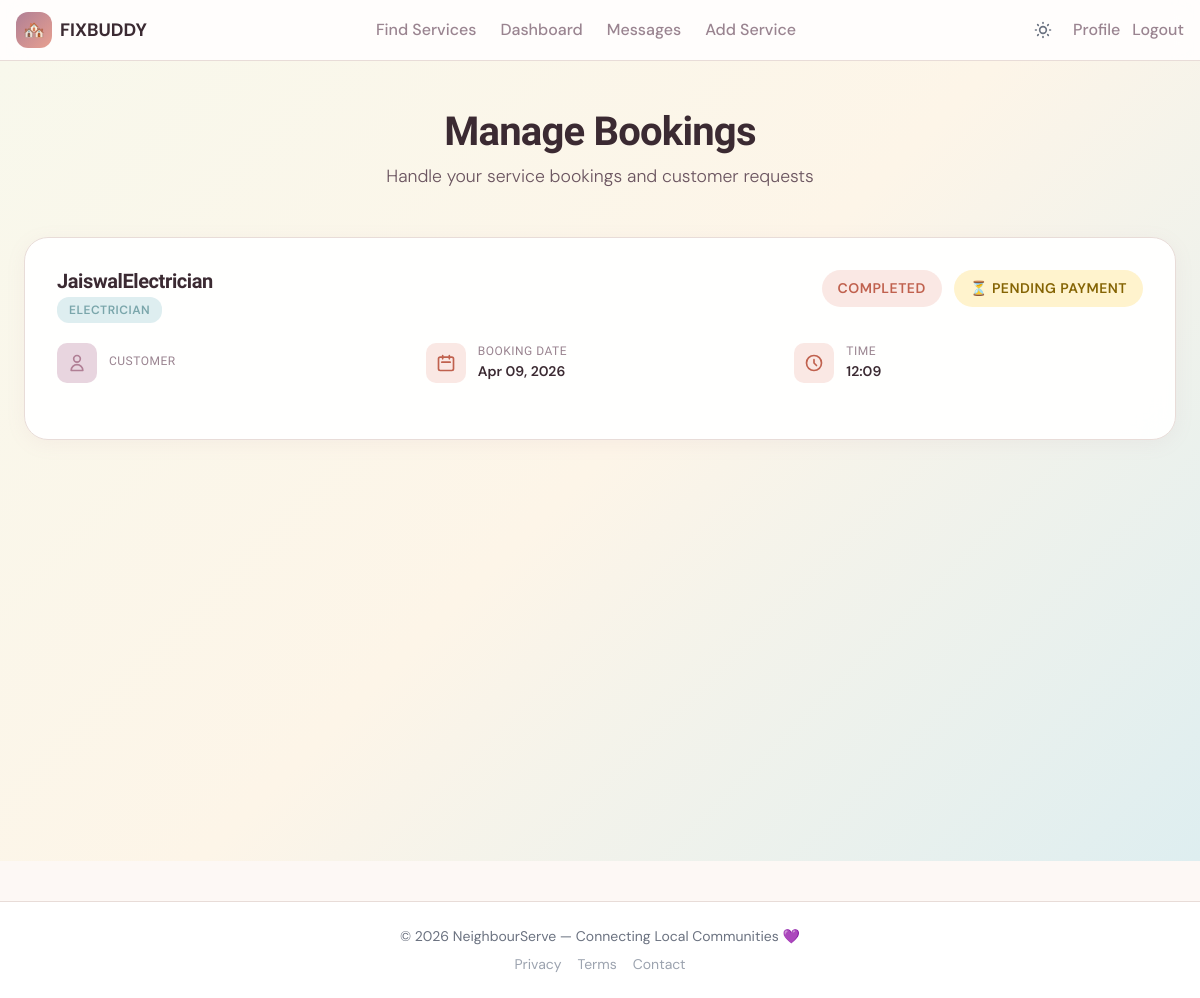
The page /bookings/manage/ (signed in) on the database its author committed.
### marketplace/models.py (models this page shows, shortened)
class Booking(models.Model):
    customer = models.ForeignKey(User, on_delete=models.CASCADE, related_name='bookings_made')
    service = models.ForeignKey(Service, on_delete=models.CASCADE, related_name='bookings')
    status = models.CharField(max_length=10, choices=STATUS_CHOICES, default='pending')
    booking_date = models.DateTimeField()
    notes = models.TextField(blank=True, help_text="Additional notes from customer")
    is_paid = models.BooleanField(default=False, help_text="Whether payment is completed")
    created_at = models.DateTimeField(auto_now_add=True)
    updated_at = models.DateTimeField(auto_now=True)

class Service(models.Model):
    provider = models.ForeignKey(User, on_delete=models.CASCADE, related_name='services')
    title = models.CharField(max_length=200)
    description = models.TextField()
    category = models.CharField(max_length=20, choices=CATEGORY_CHOICES)
    price = models.DecimalField(max_digits=10, decimal_places=2, validators=[MinValueValidator(0)])
    location = models.CharField(max_length=255, help_text="Service area or city")
    experience_years = models.PositiveIntegerField(default=0, help_text="Years of experience")
    image = models.ImageField(upload_to='services/', null=True, blank=True, help_text="Upload a service image")
    is_active = models.BooleanField(default=True)
    created_at = models.DateTimeField(auto_now_add=True)

### marketplace/views.py (the view, shortened to what this page needs)
# urls.py: path('bookings/manage/', views.manage_bookings, name='manage_bookings'),
@login_required
def manage_bookings(request):
    user_profile = get_object_or_404(UserProfile, user=request.user)
    if user_profile.role != 'provider':
        messages.error(request, 'Only service providers can manage bookings.')
        return redirect('dashboard')
    bookings = Booking.objects.filter(service__provider=request.user).order_by('-created_at')
    return render(request, 'marketplace/manage_bookings.html', {'bookings': bookings})

### marketplace/templates/marketplace/manage_bookings.html (shortened to what this page needs)
{% extends 'marketplace/base.html' %}
{% block content %}
<script src="https://cdn.tailwindcss.com"></script>
<section class="bookings-container">
  <div class="bookings-content">
    <div class="bookings-header">
      <h1 class="bookings-title">Manage Bookings</h1>
      <p class="bookings-subtitle">Handle your service bookings and customer requests</p>
    </div>
    {% if bookings %}
      {% for booking in bookings %}
        <div class="booking-card">
          <div class="booking-header">
            <div class="booking-service">
              <h3 class="service-title">{{ booking.service.title }}</h3>
              <span class="service-category">{{ booking.service.get_category_display }}</span>
            </div>
            <div class="booking-status">
              <span class="status-badge status-{{ booking.status }}">
                {{ booking.get_status_display }}
              </span>
              {% if not booking.is_paid %}
                <span class="status-badge" style="background: #fff3cd; color: #856404; margin-left: 8px;">
                  ⏳ Pending Payment
                </span>
              {% else %}
                <span class="status-badge" style="background: #d4edda; color: #155724; margin-left: 8px;">
                  ✓ Payment Received
                </span>
              {% endif %}
            </div>
          </div>
          <div class="booking-details">
            <div class="detail-item">
              <div class="detail-icon icon-customer">
                <svg width="20" height="20" fill="none" viewBox="0 0 24 24" stroke="currentColor" stroke-width="2">
                  <path stroke-linecap="round" stroke-linejoin="round" d="M16 7a4 4 0 11-8 0 4 4 0 018 0zM12 14a7 7 0 00-7 7h14a7 7 0 00-7-7z"/>
                </svg>
              </div>
              <div class="detail-content">
                <h4>Customer</h4>
              </div>
            </div>
            <div class="detail-item">
              <div class="detail-icon icon-date">
                <svg width="20" height="20" fill="none" viewBox="0 0 24 24" stroke="currentColor" stroke-width="2">
                  <path stroke-linecap="round" stroke-linejoin="round" d="M8 7V3m8 4V3m-9 8h10M5 21h14a2 2 0 002-2V7a2 2 0 00-2-2H5a2 2 0 00-2 2v12a2 2 0 002 2z"/>
                </svg>
              </div>
              <div class="detail-content">
                <h4>Booking Date</h4>
                <p>{{ booking.booking_date|date:"M d, Y" }}</p>
              </div>
            </div>
            <div class="detail-item">
              <div class="detail-icon icon-date">
                <svg width="20" height="20" fill="none" viewBox="0 0 24 24" stroke="currentColor" stroke-width="2">
                  <path stroke-linecap="round" stroke-linejoin="round" d="M12 8v4l3 3m6-3a9 9 0 11-18 0 9 9 0 0118 0z"/>
                </svg>
              </div>
              <div class="detail-content">
                <h4>Time</h4>
                <p>{{ booking.booking_date|date:"H:i" }}</p>
              </div>
            </div>
          </div>
        </div>
      {% endfor %}
    {% endif %}
  </div>
</section>
{% endblock %}

### marketplace/templates/marketplace/base.html (style rules this page uses)
:root { --mauve:#b07f95; --peach:#e8a090; --ink:#3b2a32; --ink-muted:#9a8490; --surface:#fdf8f5; --border:#e8dcd8; }
body { font-family: 'DM Sans', sans-serif; background: var(--surface); color: var(--ink); transition: background 0.3s ease, color 0.3s ease; }
h1,h2,h3,h4 { font-family: 'Bricolage Grotesque', sans-serif; }

### marketplace/templates/marketplace/manage_bookings.html (style rules this page uses)
:root { --mauve: #b07f95; --mauve-dark: #8f637a; --mauve-light: #e8d5df; --peach: #e8a090; --peach-light: #fae8e4; --butter: #f5deaf; --butter-light: #fdf5e8; --ivory: #f0f0c8; --ivory-light: #f8f8ec; --mist: #adc8cc; --mist-dark: #7aa6ab; --mist-light: #deeef0; --ink: #3b2a32; --ink-mid: #6b5560; --ink-muted: #9a8490; --surface: #fdf8f5; --surface-2: #f9f2ee; --border: #e8dcd8; }
* { box-sizing: border-box; margin: 0; padding: 0; }
body { font-family: 'DM Sans', sans-serif; color: var(--ink); background: var(--surface); -webkit-font-smoothing: antialiased; }
h1, h2, h3, h4 { font-family: 'Bricolage Grotesque', sans-serif; letter-spacing: -0.02em; line-height: 1.15; }
.bookings-container { padding: 48px 24px; background: linear-gradient(135deg, var(--ivory-light) 0%, var(--butter-light) 50%, var(--mist-light) 100%); min-height: 100vh; }
.bookings-content { max-width: 1200px; margin: 0 auto; }
.bookings-header { text-align: center; margin-bottom: 48px; }
.bookings-title { font-size: 2.5rem; font-weight: 800; color: var(--ink); margin-bottom: 8px; }
.bookings-subtitle { font-size: 1.1rem; color: var(--ink-mid); font-weight: 300; }
.booking-card { background: rgba(255,255,255,0.95); backdrop-filter: blur(16px); border: 1px solid var(--border); border-radius: 24px; padding: 32px; margin-bottom: 24px; box-shadow: 0 4px 20px rgba(176,127,149,0.08); transition: all 0.22s ease; }
.booking-header { display: flex; justify-content: space-between; align-items: flex-start; margin-bottom: 20px; flex-wrap: wrap; gap: 16px; }
.booking-service { flex: 1; min-width: 200px; }
.service-title { font-size: 1.25rem; font-weight: 700; color: var(--ink); margin-bottom: 4px; }
.service-category { display: inline-block; background: var(--mist-light); color: var(--mist-dark); padding: 4px 12px; border-radius: 12px; font-size: 12px; font-weight: 600; text-transform: uppercase; letter-spacing: 0.5px; }
.booking-status { flex-shrink: 0; }
.status-badge { display: inline-block; padding: 8px 16px; border-radius: 20px; font-size: 14px; font-weight: 600; text-transform: uppercase; letter-spacing: 0.5px; }
.status-completed { background: var(--peach-light); color: #c0614e; }
.booking-details { display: grid; grid-template-columns: repeat(auto-fit, minmax(200px, 1fr)); gap: 20px; margin-bottom: 24px; }
.detail-item { display: flex; align-items: center; gap: 12px; }
.detail-icon { width: 40px; height: 40px; border-radius: 10px; display: flex; align-items: center; justify-content: center; flex-shrink: 0; }
.icon-customer { background: var(--mauve-light); color: var(--mauve); }
.icon-date { background: var(--peach-light); color: #c0614e; }
.detail-content h4 { font-size: 12px; color: var(--ink-muted); text-transform: uppercase; letter-spacing: 0.5px; margin-bottom: 2px; }
.detail-content p { font-size: 14px; font-weight: 600; color: var(--ink); margin: 0; }

### rows shown on the page
Booking: service "JaiswalElectrician", service.category "ELECTRICIAN", status "COMPLETED", is_paid "⏳ PENDING PAYMENT", booking_date "Apr 09, 2026", booking_date "12:09"
